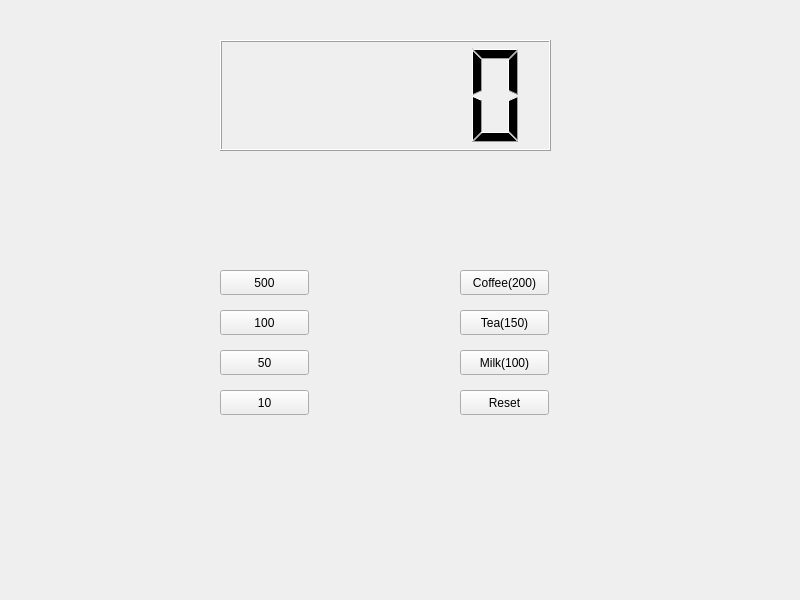
<?xml version="1.0" encoding="UTF-8"?>
<ui version="4.0">
 <class>Widget</class>
 <widget class="QWidget" name="Widget">
  <property name="geometry">
   <rect>
    <x>0</x>
    <y>0</y>
    <width>800</width>
    <height>600</height>
   </rect>
  </property>
  <property name="windowTitle">
   <string>Widget</string>
  </property>
  <widget class="QLCDNumber" name="lcdNumber">
   <property name="geometry">
    <rect>
     <x>220</x>
     <y>40</y>
     <width>331</width>
     <height>111</height>
    </rect>
   </property>
  </widget>
  <widget class="QPushButton" name="pbCoin500">
   <property name="geometry">
    <rect>
     <x>220</x>
     <y>270</y>
     <width>89</width>
     <height>25</height>
    </rect>
   </property>
   <property name="text">
    <string>500</string>
   </property>
  </widget>
  <widget class="QPushButton" name="pbCoin100">
   <property name="geometry">
    <rect>
     <x>220</x>
     <y>310</y>
     <width>89</width>
     <height>25</height>
    </rect>
   </property>
   <property name="text">
    <string>100</string>
   </property>
  </widget>
  <widget class="QPushButton" name="pbCoin50">
   <property name="geometry">
    <rect>
     <x>220</x>
     <y>350</y>
     <width>89</width>
     <height>25</height>
    </rect>
   </property>
   <property name="text">
    <string>50</string>
   </property>
  </widget>
  <widget class="QPushButton" name="pbCoin10">
   <property name="geometry">
    <rect>
     <x>220</x>
     <y>390</y>
     <width>89</width>
     <height>25</height>
    </rect>
   </property>
   <property name="text">
    <string>10</string>
   </property>
  </widget>
  <widget class="QPushButton" name="pbReset">
   <property name="geometry">
    <rect>
     <x>460</x>
     <y>390</y>
     <width>89</width>
     <height>25</height>
    </rect>
   </property>
   <property name="text">
    <string>Reset</string>
   </property>
  </widget>
  <widget class="QPushButton" name="pbCoffee">
   <property name="geometry">
    <rect>
     <x>460</x>
     <y>270</y>
     <width>89</width>
     <height>25</height>
    </rect>
   </property>
   <property name="text">
    <string>Coffee(200)</string>
   </property>
  </widget>
  <widget class="QPushButton" name="pbMilk">
   <property name="geometry">
    <rect>
     <x>460</x>
     <y>350</y>
     <width>89</width>
     <height>25</height>
    </rect>
   </property>
   <property name="text">
    <string>Milk(100)</string>
   </property>
  </widget>
  <widget class="QPushButton" name="pbTea">
   <property name="geometry">
    <rect>
     <x>460</x>
     <y>310</y>
     <width>89</width>
     <height>25</height>
    </rect>
   </property>
   <property name="text">
    <string>Tea(150)</string>
   </property>
  </widget>
 </widget>
 <resources/>
 <connections/>
</ui>
